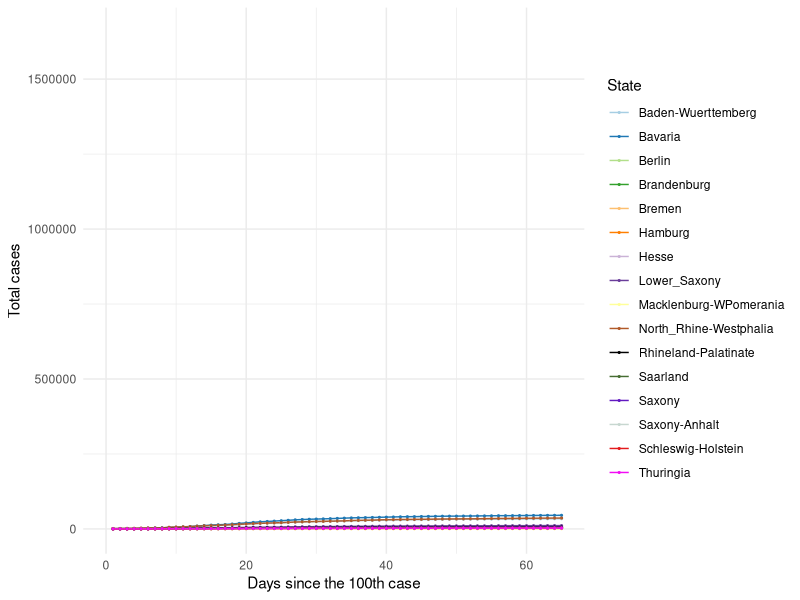
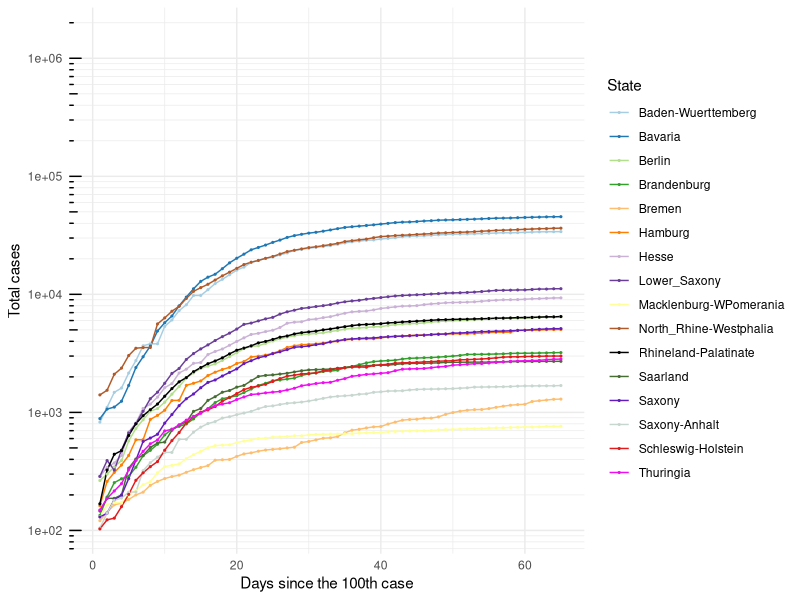
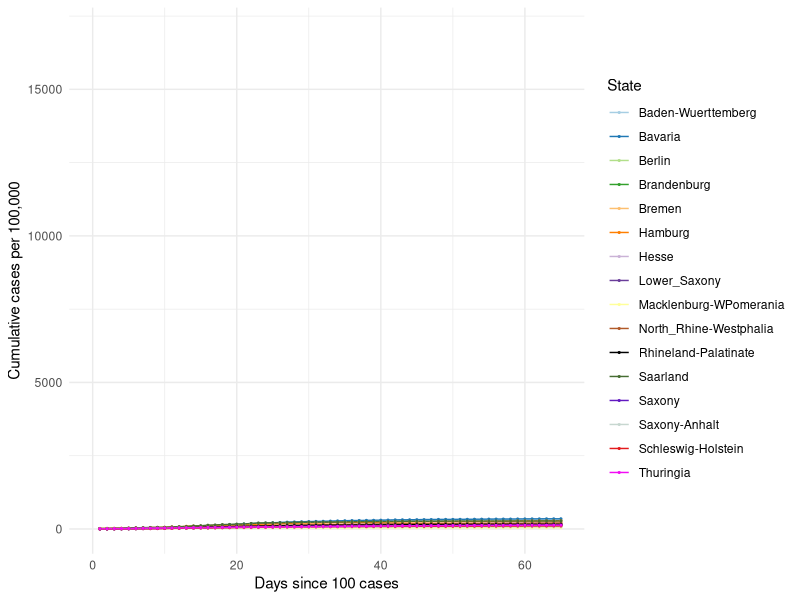
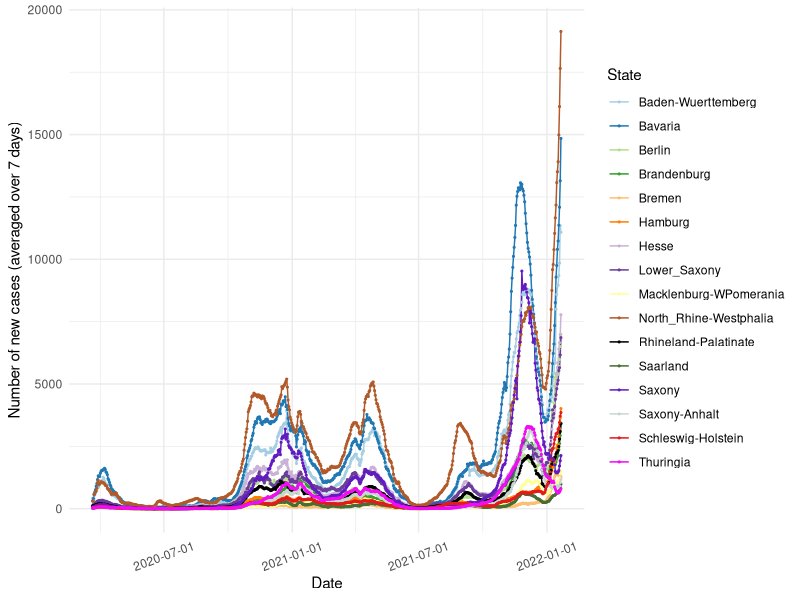
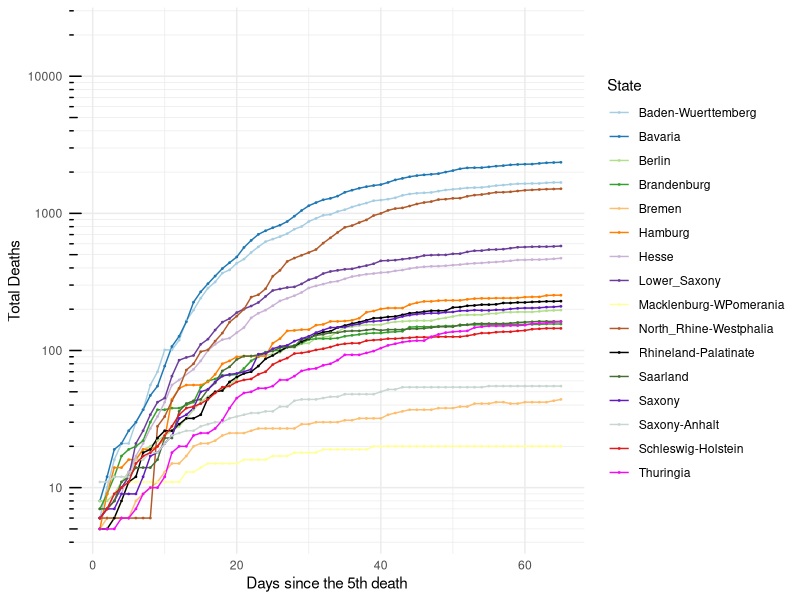
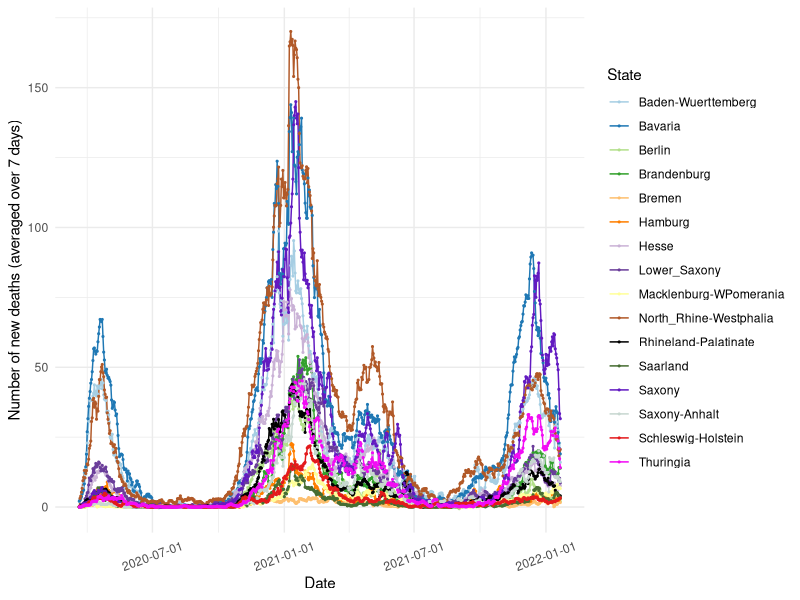

Write the R code that produced these figures, in order.
## ---- chunk 1

knitr::opts_chunk$set(echo=TRUE, collapse = TRUE)

libload<-function(...) {
    libs<-unlist(list(...))
    req<-unlist(lapply(libs,require,character.only=TRUE))
    need<-libs[req==FALSE]
    if(length(need)>0){ 
        install.packages(need, repos = "https://ftp.fau.de/cran/")
        lapply(need, require, character.only=TRUE)
    }
}
packages <- c("data.table", "ggplot2", "dplyr", "stats", "RColorBrewer", "readr", "here", "scales")
libload(packages)


`%notin%` <- function(x,y) !(x %in% y) 
cumulative.cases <- read_csv(here("static", "data", "Germany10States.csv"))
germany.16states <- read_csv(here("static", "data", "Germany16States.csv"))

colors16 <- c('#A6CEE3', '#1F78B4', '#B2DF8A', '#33A02C',
              '#FDBF6F', '#FF7F00', '#CAB2D6', 
              '#6A3D9A', '#FFFF99', '#B15928', '#000000', '#466D32',
              '#621AC1', '#C7D7D0', '#E31A1C','#F20CF4', '#123456')

## ---- chunk 2

## 10 States with the highest cumulative cases ##
#################################################

#states.filter <- cumulative.cases[cumulative.cases$Days_100 > 0,]
#states.sel <- unique(states.filter$State)

# Choose all the data points for the selected countries starting from Days_100 > 0
#states.final <- cumulative.cases[cumulative.cases$Days_100 > 0,]
states.final <- germany.16states[germany.16states$Days_100 > 0,]

# Plot 1 == Linear scale for total number of cases
cum.plot <- ggplot(data=states.final, aes(x=Days_100, y=Total_Cases, group=State, color=State)) +
            geom_line() + geom_point(size = 0.4) +     
          #  scale_color_brewer(palette = 'Paired') + 
            scale_colour_manual(name= "State", values= colors16) +
            scale_x_continuous('Days since the 100th case', limits=c(0,65)) + 
            scale_y_continuous("Total cases") + 
            #ggtitle('Linear scale') +
            theme_minimal()

print(cum.plot) 

## ---- chunk 3

## Logarithmic scale ##
#######################

base_breaks <- function(n = 10){
  function(x) {
    axisTicks(log10(range(x, na.rm = TRUE)), log = TRUE, n = n)
  }
}

logbreaks <- 10^(-10:10)
logminor_breaks <- rep(1:9, 21)*(10^rep(-10:10, each=9))

cum.plot2 <- ggplot(data=states.final, aes(x=Days_100, y=Total_Cases, group=State, color=State)) +
             geom_line() + geom_point(size=0.4) + 
          #   scale_color_brewer(palette = 'Paired') +
             scale_colour_manual(name= "State", values= colors16) +
             scale_x_continuous(name='Days since the 100th case', limits=c(0,65)) + 
             scale_y_continuous(name="Total cases", trans = 'log10', breaks = logbreaks, minor_breaks = logminor_breaks) +
             annotation_logticks(sides="l") + 
             #ggtitle('Logarithmic scale') +
             theme_minimal()

print(cum.plot2)

## ---- chunk 4

#states16.filter <- germany.16states[germany.16states$Days_100 > 0,]
#states16.sel <- unique(states16.filter$State)

# Choose all the data points for the selected countries starting from Days_100 > 0
#states16.final <- states16.filter[states16.filter$State %in% states16.sel & states16.filter$Days_100 > 0,]

states16.final <- germany.16states[germany.16states$Days_100 > 0,]

# Plot 1 == Linear scale for total number of cases
per100.plot <- ggplot(data=states16.final, aes(x=Days_100, y=Per100, group=State, color=State)) +
            geom_line() + geom_point(size = 0.4) + 
            # scale_color_brewer(palette = 'Paired') +
            scale_colour_manual(name= "State", values= colors16) +
            scale_x_continuous('Days since 100 cases', limits=c(0,65)) + 
            scale_y_continuous("Cumulative cases per 100,000") + 
            #ggtitle('Linear scale') +
            theme_minimal()

print(per100.plot)

## ---- chunk 5
#new.cases <- read_csv(here("static", "data", "GermanyNewCases10States.csv"))

new7days <- states.final[states.final$Avg_7days > 0,]
new7days$Dates <- as.Date(new7days$Dates)

newcase7.plot <- ggplot(data=new7days, aes(x=Dates, y=Avg_7days, group=State, color=State)) +
            geom_line() + geom_point(size = 0.4) + 
       #     scale_color_brewer(palette = 'Paired') +
            scale_colour_manual(name= "State", values= colors16) +
            scale_x_date(name='Date', labels=date_format('%Y-%m-%d')) + 
            scale_y_continuous(name="Number of new cases (averaged over 7 days)") + 
            #ggtitle('Linear scale') +
            theme_minimal() + theme(axis.text.x = element_text(angle=20, hjust=0.5, vjust=0.5))

print(newcase7.plot)
 
## ---- chunk 6
#num.deaths <- read_csv(here("static", "data", "GermanyTotalDeaths10States.csv"))

# Choose all the data points for the selected countries starting from Days_5 > 0
deaths.final <- states.final[states.final$DeathsDays_5 > 0,]

# Plot 1 == Linear scale for total number of cases
deaths.plot <- ggplot(data=deaths.final, aes(x=DeathsDays_5, y=Deaths, group=State, color=State)) +
   geom_line() + geom_point(size = 0.3) + 
  # scale_color_brewer(palette = 'Paired') +
   scale_colour_manual(name= "State", values= colors16) +
   scale_x_continuous('Days since the 5th death', limits=c(0,65)) + 
   scale_y_continuous("Total Deaths", trans = 'log10', breaks = logbreaks, 
                      minor_breaks = logminor_breaks) +
   annotation_logticks(sides="l") + 
   #ggtitle('Linear scale') +
   theme_minimal()

print(deaths.plot)

## ---- chunk 7
#new.cases <- read_csv(here("static", "data", "GermanyNewCases10States.csv"))

states.final$Dates <- as.Date(states.final$Dates)
death7days <- states.final
death7days <- death7days[death7days$Dates > as.Date('2020-03-20'),]

death7days.plot <- ggplot(data=death7days, aes(x=Dates, y=Death_7days, group=State, color=State)) +
            geom_line() + geom_point(size = 0.4) + 
       #     scale_color_brewer(palette = 'Paired') +
            scale_colour_manual(name= "State", values= colors16) +
            scale_x_date(name='Date', labels=date_format('%Y-%m-%d')) + 
            scale_y_continuous(name="Number of new deaths (averaged over 7 days)") + 
            #ggtitle('Linear scale') +
            theme_minimal() + theme(axis.text.x = element_text(angle=20, hjust=0.5, vjust=0.5))

print(death7days.plot)
 
